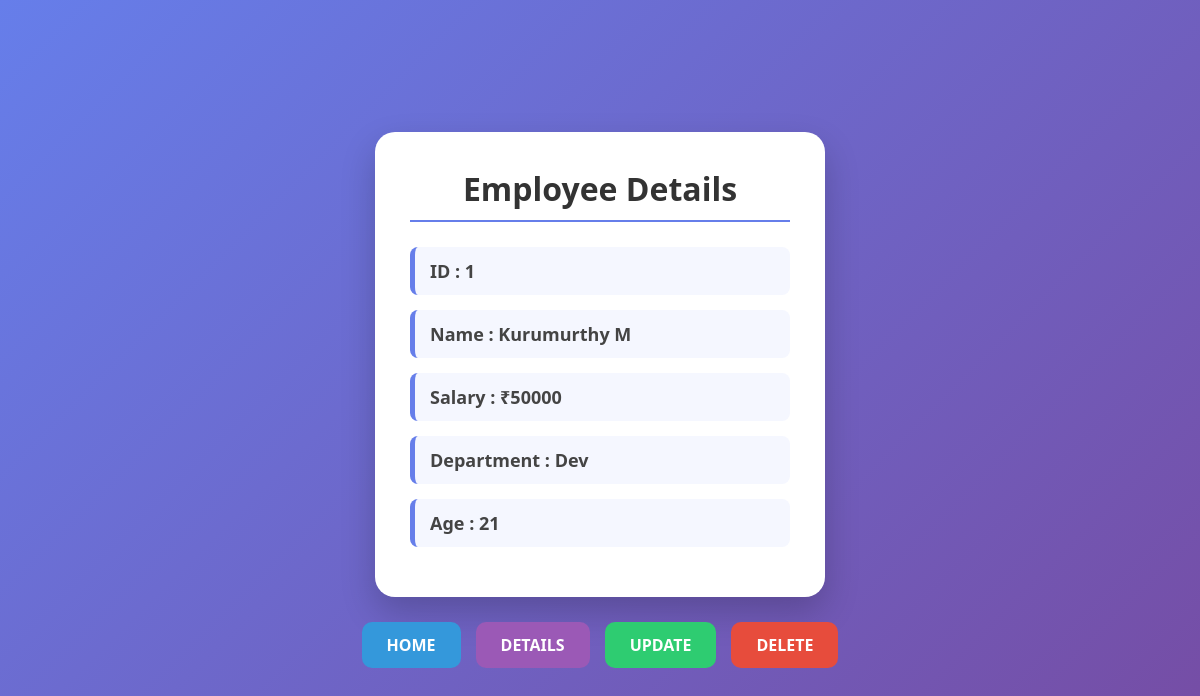
/day11/single/1, run on an earlier commit of the app's database.
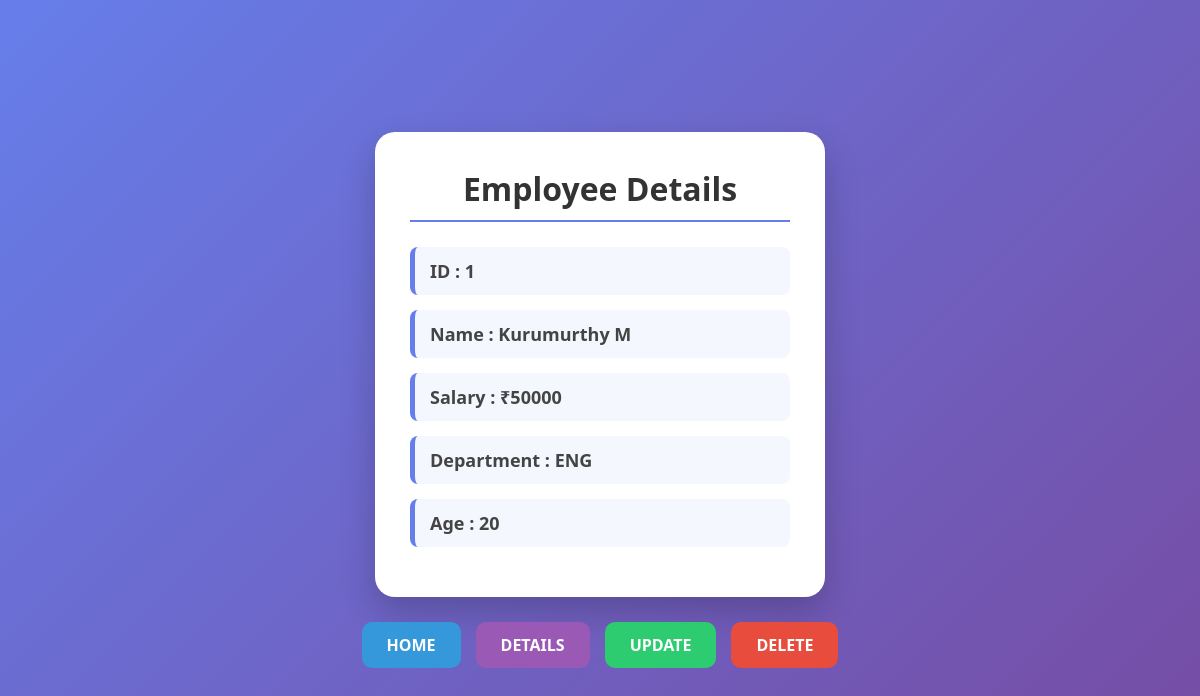
And on a later commit of the database.
### day11/models.py (models this page shows)
class Employee(models.Model):
    name=models.CharField(max_length=50)
    dept=models.CharField(max_length=50)
    age=models.IntegerField()
    salary=models.IntegerField()

### day11/views.py (the view)
# urls.py: path("single/<int:id>",views.Single,name="single"),
def Single(request,id):
    emp=Employee.objects.get(id=id)
    return render(request,"single.html",{"emp":emp})

### day11/templates/single.html (shortened to what this page needs)
<!DOCTYPE html>
<html lang="en">
<head>
</head>
<body>
    <div class="singlewrapper">
    <h1>Employee Details</h1>
    <h2>ID : {{emp.id}}</h2>
    <h2>Name : {{emp.name}}</h2>
    <h2>Salary : ₹{{emp.salary}}</h2>
    <h2>Department : {{emp.dept}}</h2>
    <h2>Age : {{emp.age}}</h2>
</div>
<div class="btn-group">
    <a href="{% url 'home' %}" class="btn home">HOME</a>
    <a href="{% url 'details' %}" class="btn details">
        DETAILS
    </a>
    <a href="{% url 'update' emp.id %}" class="btn update">
        UPDATE
    </a>
    <a href="{% url 'delete' emp.id %}" class="btn delete">
        DELETE
    </a>
</div>
</body>
</html>

### day11/templates/single.html (style rules this page uses)
* { margin:0; padding:0; box-sizing:border-box; font-family:'Segoe UI', Tahoma, Geneva, Verdana, sans-serif; }
body { min-height:100vh; display:flex; justify-content:center; align-items:center; flex-direction:column; background:linear-gradient(135deg,#667eea,#764ba2); padding:20px; }
.singlewrapper { width:450px; background:white; padding:35px; border-radius:20px; box-shadow:0 15px 35px rgba(0,0,0,0.2); }
.singlewrapper h1 { text-align:center; margin-bottom:25px; color:#333; border-bottom:2px solid #667eea; padding-bottom:10px; }
.singlewrapper h2 { margin:15px 0; padding:12px 15px; background:#f5f7ff; border-left:5px solid #667eea; border-radius:8px; color:#444; font-size:18px; transition:.3s; }
.btn-group { margin-top:25px; display:flex; gap:15px; flex-wrap:wrap; justify-content:center; }
.btn { text-decoration:none; padding:12px 25px; border-radius:10px; color:white; font-weight:600; transition:.3s; }
.home { background:#3498db; }
.details { background:#9b59b6; }
.update { background:#2ecc71; }
.delete { background:#e74c3c; }

What changed in the data, as far as the page shows it:
changed Employee "Kurumurthy M": dept "Dev" → "ENG"; age "21" → "20"
